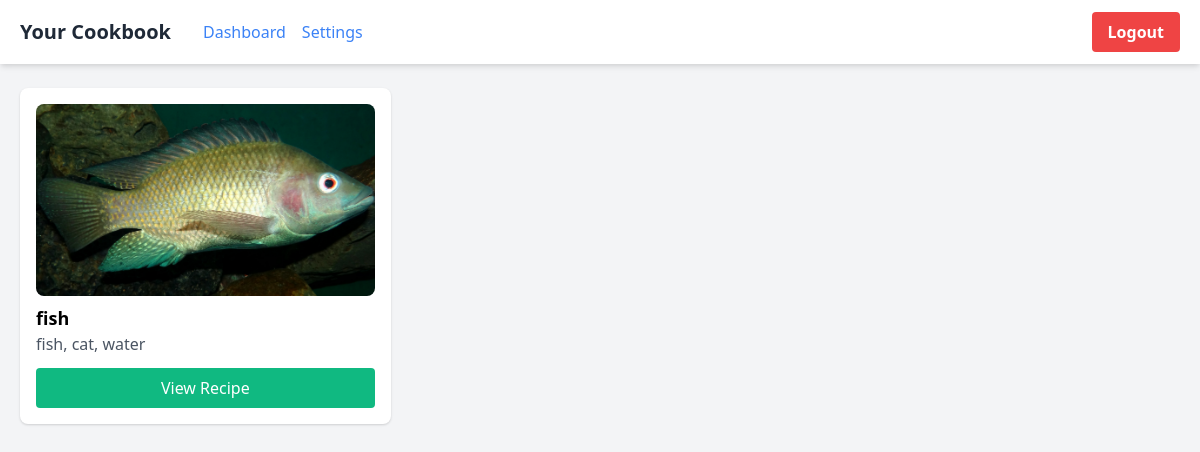
Page /cookbook (signed in) on the committed database.
### tables this page shows
CREATE TABLE recipe (
    recipe_id INTEGER PRIMARY KEY AUTOINCREMENT,
    recipe_name TEXT UNIQUE,
    Cuisine_ID TEXT,
    UserID INTEGER,
    recipe_description TEXT,
    prep_time INTEGER,  
    cook_time INTEGER,  
    recipe_image TEXT,  
    instructions TEXT,
    FOREIGN KEY(Cuisine_ID) REFERENCES cuisine(Cuisine_ID) ON DELETE SET NULL,
    FOREIGN KEY(UserID) REFERENCES users(Account_ID) ON DELETE CASCADE
);

### app.py (the view)
@app.route('/cookbook')
def cookbook():
    if 'user_id' not in session:
        return redirect(url_for('login'))
    user_id = session['user_id']
    conn = get_db_connection()
    try:
        recipes = conn.execute('''
            SELECT r.* FROM recipe r
            WHERE r.UserID = ?
            UNION
            SELECT r.* FROM recipe r
            JOIN contains fr ON fr.recipe_name = r.recipe_name
            JOIN cookbook c ON fr.CookBook_ID = c.CookBook_ID
            WHERE c.CookBook_ID = ?
        ''', (user_id, user_id)).fetchall()
    finally:
        conn.close()
    return render_template('cookbook.html', recipes=recipes)

### app.py (called while the page is built)
def get_db_connection():
    conn = sqlite3.connect(DATABASE)
    conn.row_factory = sqlite3.Row
    return conn

### templates/cookbook.html (shortened to what this page needs)
<!DOCTYPE html>
<html lang="en">
<head>
    <link href="https://cdn.jsdelivr.net/npm/tailwindcss@2.2.19/dist/tailwind.min.css" rel="stylesheet">
</head>
<body class="bg-gray-100">
    <div class="sticky top-0 bg-white shadow-md z-50">
        <div class="max-w-7xl mx-auto px-5 py-3 flex justify-between items-center">
            <div class="flex items-center space-x-8">
                <h1 class="text-xl font-semibold text-gray-800">Your Cookbook</h1>
                <nav class="flex space-x-4">
                    <a href="/dashboard" class="text-blue-500 hover:text-blue-700">Dashboard</a>
                    <a href="/settings" class="text-blue-500 hover:text-blue-700">Settings</a>
                </nav>
            </div>
            <div class="flex items-center space-x-2">
                <button onclick="location.href='/logout';" class="px-4 py-2 bg-red-500 text-white font-semibold rounded hover:bg-red-700 transition">Logout</button>
            </div>
        </div>
    </div>
    <div class="max-w-7xl mx-auto px-5 py-6">
        <div class="grid grid-cols-1 sm:grid-cols-2 lg:grid-cols-3 gap-6 recipes-container">
            {% for recipe in recipes %}
            <div class="bg-white rounded-lg shadow p-4 flex flex-col">
                <div class="h-48 w-full overflow-hidden rounded-lg">
                    <img src="/{{recipe.recipe_image}}" alt="{{ recipe.recipe_name }}" class="w-full h-full object-cover">
                </div>
                <div class="flex-grow">
                    <h3 class="font-bold text-lg mt-2">{{ recipe.recipe_name }}</h3>
                    <p class="text-gray-600">{{ recipe.recipe_description }}</p>
                </div>
                <button onclick="location.href='/recipe/{{ recipe.recipe_name | replace(' ', '-') }}';" class="mt-3 px-4 py-2 bg-green-500 text-white rounded hover:bg-green-700 transition">View Recipe</button>
            </div>
            {% endfor %}
        </div>
    </div>
</body>
</html>

### rows in the picture
recipe: recipe_image (picture), recipe_name "fish", recipe_description "fish, cat, water"
